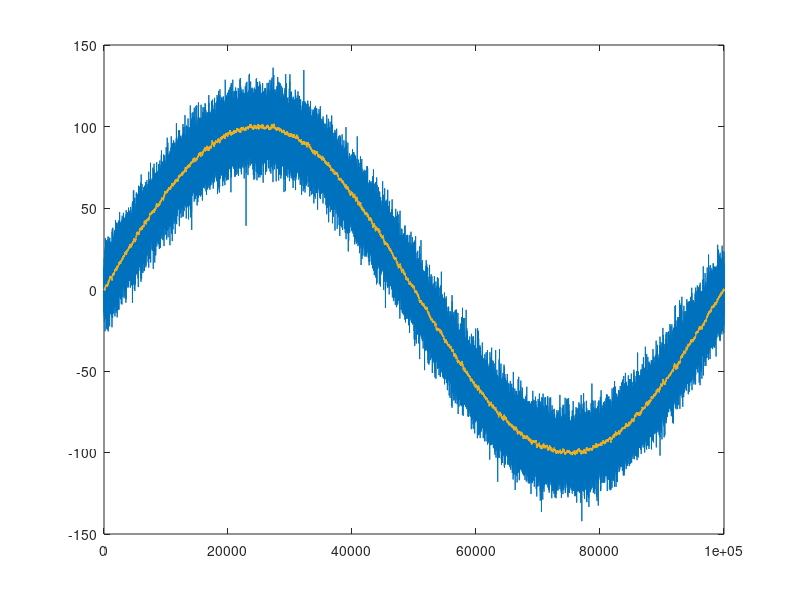
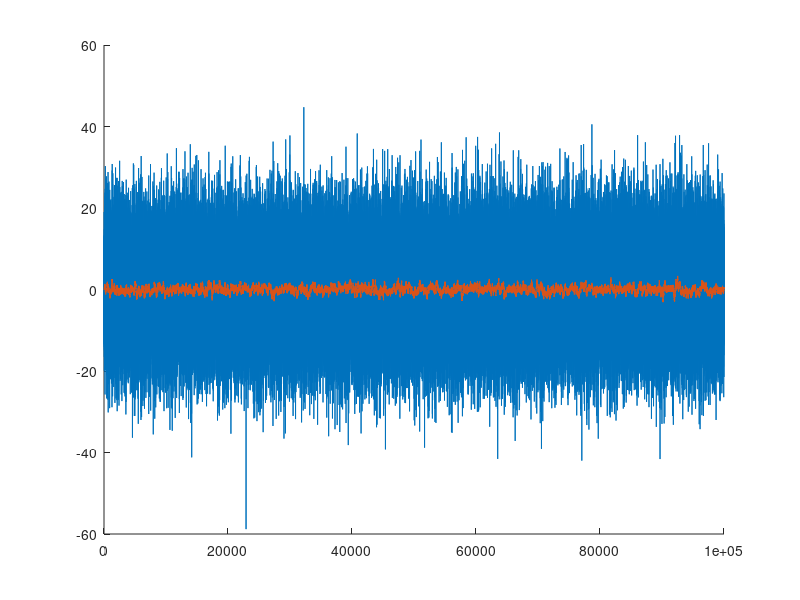

The MATLAB source for these figures, in order:

clear
clc
close all
T=0.001;%fs
q=0.001*0.1;
n=100/T %t
for i=1:n
x(i)=100*i*T*i*T;
x(i)=100*(sin(T*2*pi*i/100));
end
y = randn(size(x));
x1=x+10*y;
X1(1:3,1:n)=0;
F=[1 T 0.5*T*T; 0 1 T ;0 0 1];
P=zeros(3,3);
H=[1,0,0];
Q=[q,0,0;0,q,0;0, 0, q];

R=var(y);
for i=2:length(x1)
    X1(:,i)=F*(X1(:,i-1));
    P=F*P*F'+Q;
    K=P*H'*(H*P*H'+R)^(-1);
    X1(:,i)=X1(:,i)+K*(x1(i)-H*X1(:,i));
    P=(eye(3,3)-K*H)*P;
end
plot(x1)
hold on
plot(x)
plot(X1(1,:))
figure
hold on
plot(x1-X1(1,:))
plot(x-X1(1,:))

    
    